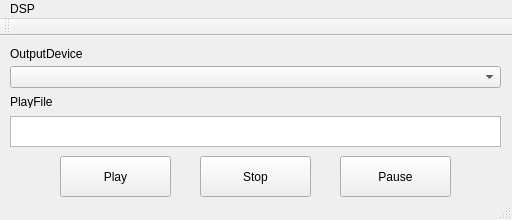
<?xml version="1.0" encoding="UTF-8"?>
<ui version="4.0">
 <class>ASQtClass</class>
 <widget class="QMainWindow" name="ASQtClass">
  <property name="geometry">
   <rect>
    <x>0</x>
    <y>0</y>
    <width>512</width>
    <height>220</height>
   </rect>
  </property>
  <property name="acceptDrops">
   <bool>true</bool>
  </property>
  <property name="windowTitle">
   <string>ASQt</string>
  </property>
  <widget class="QWidget" name="centralWidget">
   <widget class="QLabel" name="label">
    <property name="geometry">
     <rect>
      <x>10</x>
      <y>10</y>
      <width>81</width>
      <height>16</height>
     </rect>
    </property>
    <property name="text">
     <string>OutputDevice</string>
    </property>
   </widget>
   <widget class="QComboBox" name="OutputDeviceSelector">
    <property name="geometry">
     <rect>
      <x>10</x>
      <y>30</y>
      <width>491</width>
      <height>22</height>
     </rect>
    </property>
   </widget>
   <widget class="QLabel" name="label_2">
    <property name="geometry">
     <rect>
      <x>10</x>
      <y>60</y>
      <width>50</width>
      <height>12</height>
     </rect>
    </property>
    <property name="text">
     <string>PlayFile</string>
    </property>
   </widget>
   <widget class="QTextBrowser" name="PlayFileBrouser">
    <property name="geometry">
     <rect>
      <x>10</x>
      <y>80</y>
      <width>491</width>
      <height>31</height>
     </rect>
    </property>
   </widget>
   <widget class="QPushButton" name="PlayButton">
    <property name="geometry">
     <rect>
      <x>60</x>
      <y>120</y>
      <width>111</width>
      <height>41</height>
     </rect>
    </property>
    <property name="text">
     <string>Play</string>
    </property>
   </widget>
   <widget class="QPushButton" name="StopButton">
    <property name="geometry">
     <rect>
      <x>200</x>
      <y>120</y>
      <width>111</width>
      <height>41</height>
     </rect>
    </property>
    <property name="text">
     <string>Stop</string>
    </property>
   </widget>
   <widget class="QPushButton" name="PauseButton">
    <property name="geometry">
     <rect>
      <x>340</x>
      <y>120</y>
      <width>111</width>
      <height>41</height>
     </rect>
    </property>
    <property name="text">
     <string>Pause</string>
    </property>
   </widget>
  </widget>
  <widget class="QMenuBar" name="menuBar">
   <property name="geometry">
    <rect>
     <x>0</x>
     <y>0</y>
     <width>512</width>
     <height>21</height>
    </rect>
   </property>
   <widget class="QMenu" name="menuDSP">
    <property name="title">
     <string>DSP</string>
    </property>
    <addaction name="actionReverb"/>
    <addaction name="actionEqualizer"/>
   </widget>
   <addaction name="menuDSP"/>
  </widget>
  <widget class="QToolBar" name="mainToolBar">
   <attribute name="toolBarArea">
    <enum>TopToolBarArea</enum>
   </attribute>
   <attribute name="toolBarBreak">
    <bool>false</bool>
   </attribute>
  </widget>
  <widget class="QStatusBar" name="statusBar"/>
  <action name="actionReverb">
   <property name="text">
    <string>Reverb</string>
   </property>
  </action>
  <action name="actionEqualizer">
   <property name="text">
    <string>Equalizer</string>
   </property>
  </action>
 </widget>
 <layoutdefault spacing="6" margin="11"/>
 <resources>
  <include location="ASQt.qrc"/>
 </resources>
 <connections/>
</ui>
